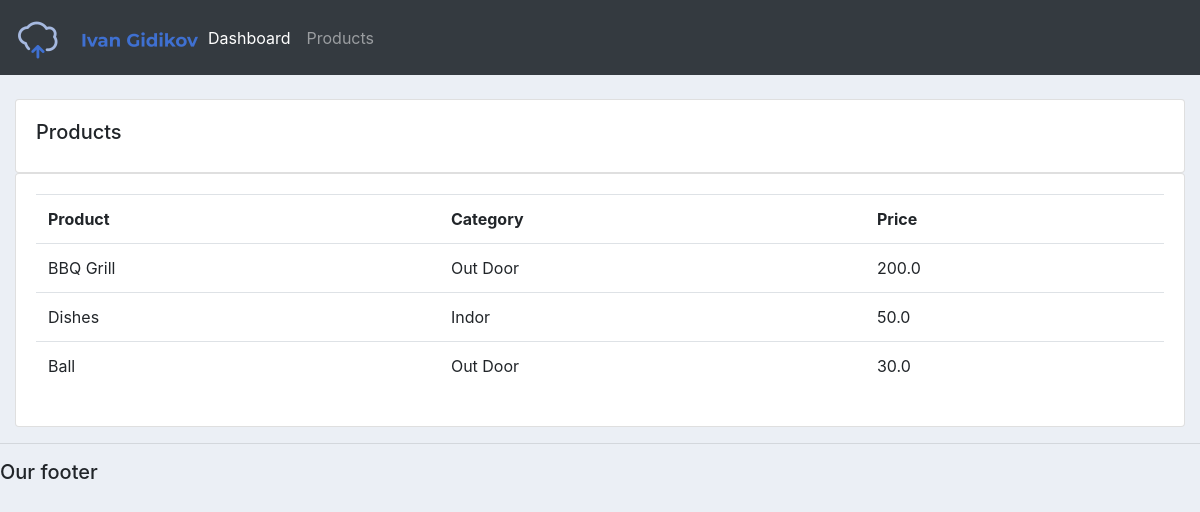
Screenshot of /products/ with the database file from the repository.
### accounts/models.py (models this page shows, shortened)
class Product(models.Model):
    CATEGORY=(
        ("Indor","Indor"),
        ("Out Door", "Out Door"),
    )
    name = models.CharField(max_length=200,null=True)
    price = models.FloatField(null=True)
    category = models.CharField(max_length=200, null=True,choices=CATEGORY)
    description = models.CharField(max_length=200, null=True,blank=True)
    date_created = models.DateTimeField(auto_now_add= True, null= True)
    tags = models.ManyToManyField(Tag)

### accounts/views.py (the view)
# urls.py: path("products/",views.products, name = "products"),
def products(request):
    products = Product.objects.all()
    return render(request, "accounts/products.html", {"products":products})

### accounts/templates/accounts/products.html
{%  extends 'accounts/main.html' %}
{% block content %}
		<br>
		<div class="row">
			<div class="col-md">
				<div class="card card-body">
					<h5>Products</h5>
				</div>
				<div class="card card-body">
					<table class="table">
						<tr>
							<th>Product</th>
							<th>Category</th>
							<th>Price</th>
						</tr>
						{% for i in products %}
							<tr>
								<td>{{i.name}}</td>
								<td>{{i.category}}</td>
								<td>{{i.price}}</td>
							</tr>
						{% endfor %}
					</table>
				</div>
			</div>
		</div>
{% endblock content %}

### static/css/main.css (style rules this page uses)
body { background-color: #ebeff5; }

### rows the page displays
Product: name "BBQ Grill", category "Out Door", price "200.0"
Product: name "Dishes", category "Indor", price "50.0"
Product: name "Ball", category "Out Door", price "30.0"
